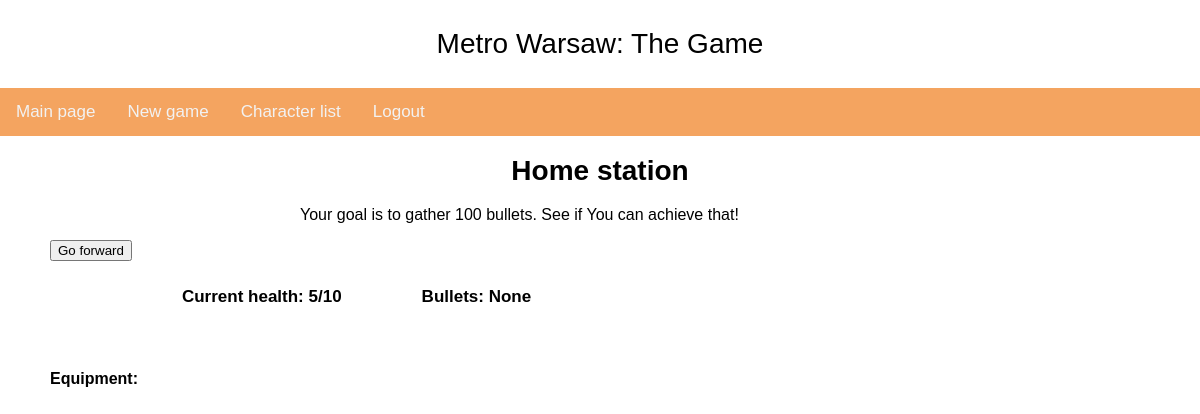
Page /metro_app/game/2/ (signed in) on the earlier database version.
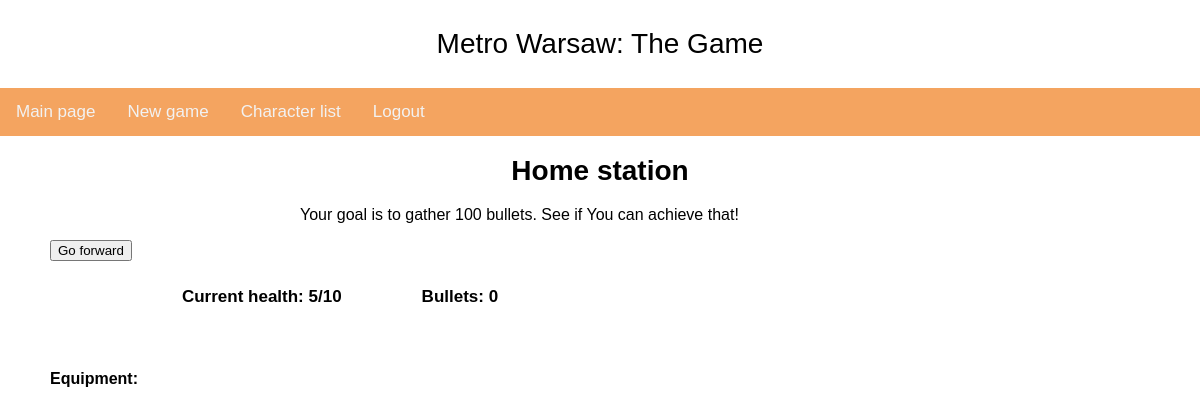
Same page on the later database version.
### metro_app/models.py (models this page shows, shortened)
class Character(models.Model):
    name = models.CharField(max_length=32)
    bullets = models.IntegerField(default=0)
    health = models.SmallIntegerField(default=10)
    user = models.ForeignKey(User, on_delete=models.CASCADE)
    save_date = models.DateTimeField(auto_now_add=True)
    equipment = models.ManyToManyField(Equipment, through='CharacterEquipment')
    location = models.ForeignKey(Location, default=1, on_delete=models.SET_DEFAULT)

### metro_app/views.py (the view, shortened to what this page needs)
# urls.py: path('game/<int:id>/', views.GameView.as_view(), name='game'),
class GameView(UserPassesTestMixin, LoginRequiredMixin, View):
    def test_func(self):
        character = Character.objects.get(pk=self.kwargs['id'])
        return character.user_id == self.request.user.id
    def get(self, request, id):
        character = Character.objects.get(pk=id)
        location = Location.objects.get(pk=character.location_id)
        faction = location.faction
        equipment = CharacterEquipment.objects.filter(character_id=character.id)
        return render(request, 'metro_app/next_level.html',
                      {'character': character, 'location': location, 'faction': faction, 'equipment': equipment})

### metro_app/models.py (called while the page is built)
    def __str__(self):
        return self.name

### templates/metro_app/next_level.html (shortened to what this page needs)
{% extends 'metro_app/game_base.html' %}
{% block block_1 %}
    <div>
        {% if location.id is 1 %}
            <h1 class="title">{{ location }}</h1>
            <p class="description">Your goal is to gather 100 bullets. See if You can achieve that!</p>
        {% endif %}
        <p>
        <p>
        <p>
        <form method="post" class="form">
            <button onclick=window.location.href='{% url 'game' character.id %}'>Go forward</button>
        </form>
    </div>
    <div class="botnav">
        <p><b>Current health: {{ character.health }}/10</b></p>
        <p><b>Bullets: {{ character.bullets }}</b></p>
    </div>
    <div class="list">
        <p><b>Equipment:</b>
    </div>
{% endblock %}

Differences in the rows shown:
changed Character: bullets "None" → "0"
